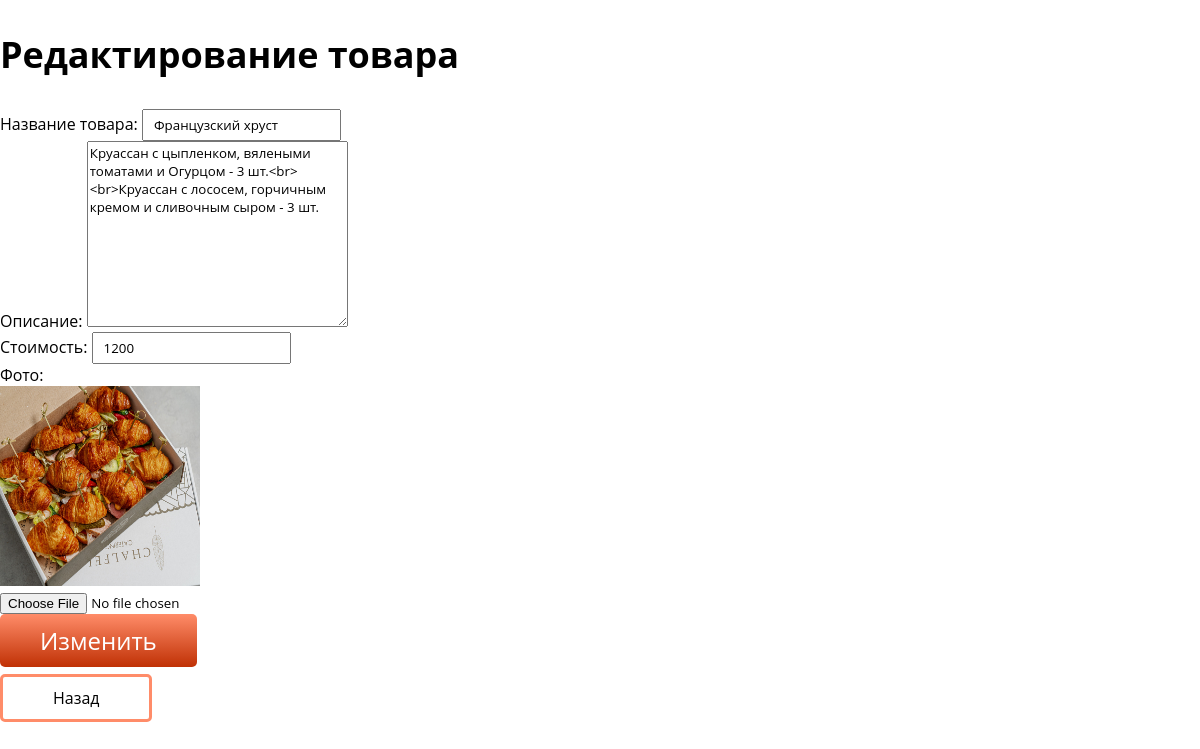
The app's page /admin/edit.php?id=2 with its own data.
### tables this page shows
CREATE TABLE `products` (
  `id` int NOT NULL,
  `image` varchar(255) NOT NULL,
  `name` varchar(255) NOT NULL,
  `description` varchar(1000) NOT NULL,
  `price` int NOT NULL
);

### admin/edit.php (the view, shortened to what this page needs)
<?php
require_once "editback.php";
$id = $_GET["id"];
$sqlsearch="SELECT * FROM `products` WHERE id=$id";
$result=$connect->query($sqlsearch);
$product_edit = $result->fetch_all(MYSQLI_ASSOC);
if($result = $connect->query($sqlsearch)){
    foreach($product_edit as $row){
        $name = $row["name"];
        $dics = $row["description"];
        $price = $row["price"];
        $image = $row["image"];
    }
}
?>
<!DOCTYPE html>
<html lang="en">
<head>
    <link rel="stylesheet" href="../assets/css/addeditdeletepage.css">
</head>
<body>
    <main class="page __container">
        <section class="page__edit edit">
        <h1>Редактирование товара</h1>
            <div class="edit__container">
                <div class="edit__body">
                    <div class="edit__form">
                        <form action="" method="post" class="form" enctype="multipart/form-data">
                            <div class="edit1__column">
                                <label for="title">Название товара:</label>
                                <input type="text" name="name" value="<?=$name?>" class="form__item">
                            </div>
                            <div class="edit1__column">
                                <label for="title">Описание:</label>
                                <textarea name="description" cols="30" rows="10"><?=$dics?></textarea>
                            </div>
                            <div class="edit1__column">
                                <label for="title">Стоимость:</label>
                                <input type="text" name="price" value="<?=$price?>" class="form__item">
                            </div>
                            <div class="edit1__column">
                                <label for="title">Фото:</label>
                                <div class="edit_img">
                                    <img width="200px" height="200px" src="../assets/img/<?=$image?>" alt="">
                                    <input type="file" name="image">
                                    <input class="form_button" type="submit" name="edit__button" value="Изменить">
                                </div>
                            </div>
                        </form>
                        <a href="adminka.php" class="btn-back">Назад</a>
                    </div>
                </div>
            </div>
        </section>
    </main>
</body>
</html>

### assets/css/addeditdeletepage.css (style rules this page uses)
* { list-style: none; text-decoration: none; color: black; font-family: 'Open Sans', sans-serif; }
body { margin: 0; }
.form_button { padding: 20px 60px; border-radius: 5px; border: none; color: white; font-size: 24px; background: linear-gradient(180deg, #FF8C69 0%, #C03105 100%); cursor: pointer; }
.page__edit { width: 1200px; margin: 0 auto; }
.page__edit h1 { font-size: 36px; }
.form__item { padding: 5px 10px; }
.edit_img { flex-direction: column; width: 400px; }
.form_button { padding: 10px 40px; background: linear-gradient(180deg, #FF8C69 0%, #C03105 100%); border: none; border-radius: 5px; color: white; cursor: pointer; margin-bottom: 5%; }
.btn-back { padding: 10px 50px; border-radius: 5px; border: 3px solid #FF8C69; }

### records on screen
products: name "Французский хруст", description "Круассан с цыпленком, вялеными томатами и Огурцом - 3 шт.<br><br>Круассан с лососем, горчичным кремом и сливочным сыром - 3 шт.", price "1200", image (picture)
